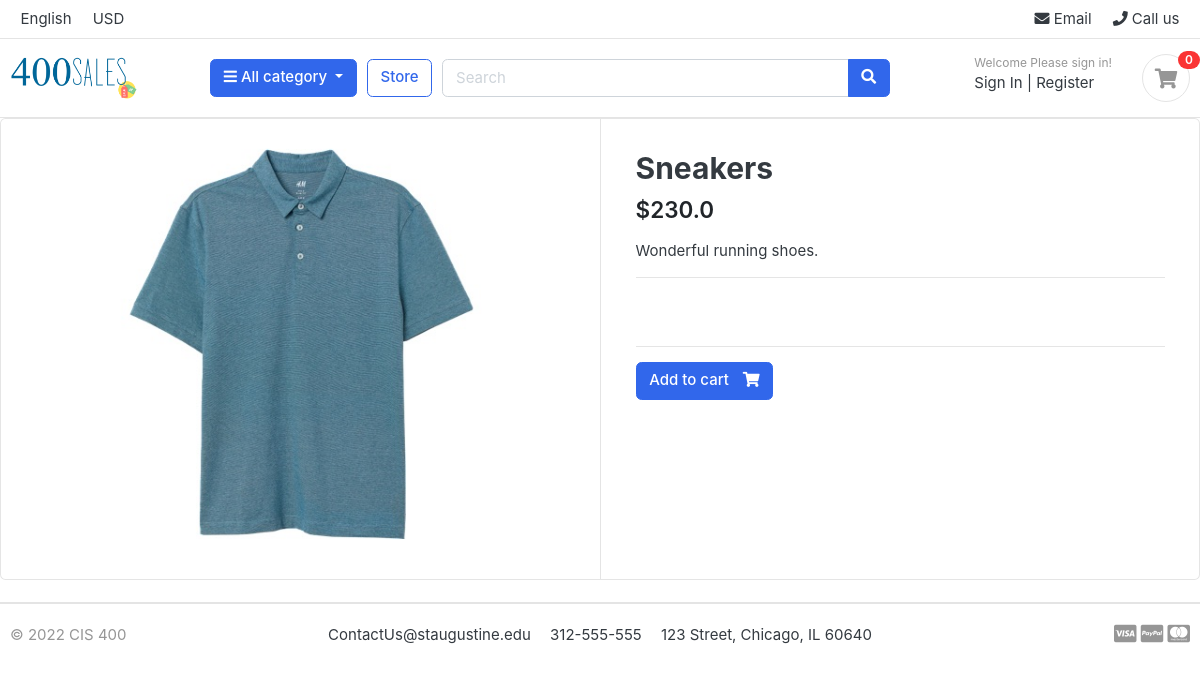
/store/product_detail/5000, run on the app's committed database.
### store/models.py (models this page shows)
class Store(models.Model):
    id = models.IntegerField(unique = True, primary_key= True, blank=False)
    category_id = models.IntegerField(blank=False)
    product_name = models.CharField(max_length=200)
    slug = models.CharField(max_length=200)
    description = models.TextField()
    price = models.FloatField()
    images = models.CharField(max_length=100)
    stock = models.IntegerField()
    is_available = models.BooleanField()
    created_date = models.DateTimeField()
    modified_date = models.DateTimeField()

### store/views.py (the view)
# urls.py: path('store/product_detail/<int:pk>', views.productDApp, name='product-detail'),
def productDApp (request, pk):
    list = models.Store.objects.get(id=pk)
    if models.variations.objects.filter(product=pk).exists():
        sizes = models.variations.objects.get(product=pk)
    else:
        sizes = None
    context = {'list':list,
                'size':sizes}
    return render (request, 'store/product-detail.html/', context)

### categories/context_processors.py (called while the page is built)
def context (request):
    categories = models.Category.objects.all()
    NoI=0
    if request.user != None:
        myUser = request.user.username
    else:
        myUser = request.session._get_or_create_session_key()
    carts = list(Cart.objects.filter(user_id=myUser, active = True))
    if len(carts) != 0:
        myCart = carts[-1]
        cartItems = list(CartItem.objects.filter(cart=myCart.cart_id))
        if len(cartItems)==0:
            NoI = 0
        else:
            for i in cartItems:
                NoI +=1
    else:
        NoI=0
    cart_dir={
        'username': myUser,
        'NoI':NoI,
        'categories':categories,
        }
    return (cart_dir)

### templates/store/product-detail.html (shortened to what this page needs)
{% extends 'base.html' %}
{% load static %}
{% block content %}
<div class="card">
	<div class="row no-gutters">
		<aside class="col-md-6">
<article class="gallery-wrap">
	<div class="img-big-wrap">
	   <a href="#"><img src={{list.images}}></a>
	</div>
</article>
		</aside>
		<main class="col-md-6 border-left">
<article class="content-body">
<h2 class="title">{{list.product_name}}</h2>
<div class="mb-3">
	<var class="price h4">${{list.price}}</var>
</div>
<p>{{list.description}}</p>
<hr>
	<div class="row">
	</div>
	<hr>
	<a href="{% url 'add' pk=list.id %}"  class="btn  btn-primary"> <span class="text">Add to cart</span> <i class="fas fa-shopping-cart"></i>  </a>
</article>
		</main>
	</div>
</div>
<br>
{% endblock %}

### store/static/css/ui.css (style rules this page uses)
html { font-family: "Inter", sans-serif; font-size: 15px; }
.content-body { flex: 1 1 auto; padding: 2rem 2.3rem; }
var { font-style: normal; }
article:after, .form-group:after { display: block; clear: both; content: ""; }
.btn .text + i { margin-left: 10px; }
.price { font-weight: 600; color: #212529; }
.gallery-wrap .img-big-wrap { margin-bottom: 10px; border-radius: 0.37rem; overflow: hidden; background-color: #fff; }
.gallery-wrap .img-big-wrap a { text-align: center; display: block; }
.gallery-wrap .img-big-wrap img { height: 450px; width: auto; display: inline-block; }

### data on the page
Store: images (picture), product_name "Sneakers", price "230.0", description "Wonderful running shoes."

### other printed values
{{ NoI }} "0"
